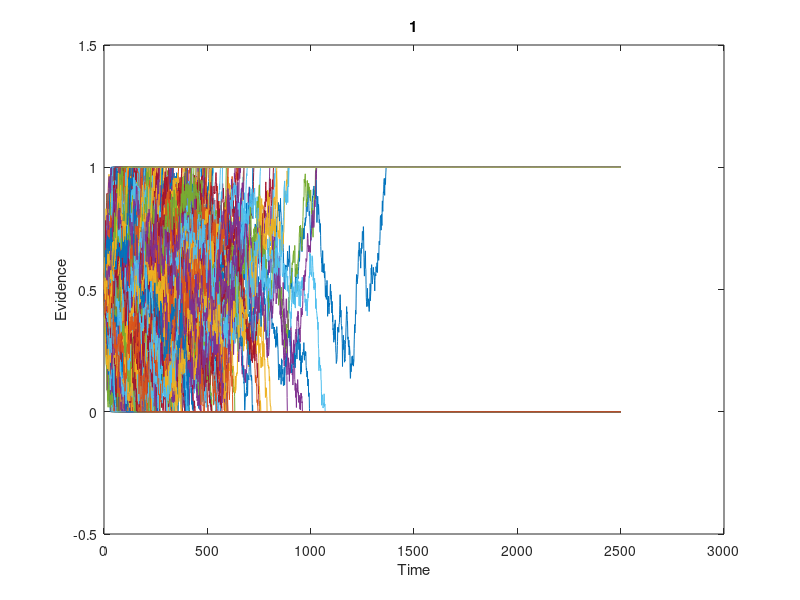
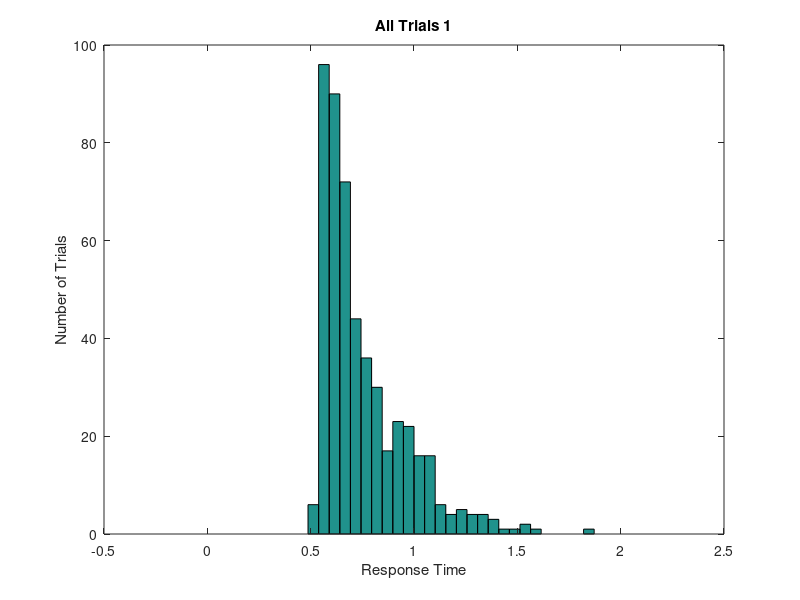

These charts were generated, in order, by the following MATLAB code: (Note: this script raises an error after producing the figures.)
clear; close all; clc;

%fix step size
dt = 0.001;
%parameter 
ntrials = 500; %NUMBER OF RUNS
mu = 0.5;
ndt = 0.5; %NON-DECISION TIME
sd = 1;   %THIS IS VARIABILITY WITHIN THE WALK.  KEEP FIXED AT 1. 
nsteps = 2500; %MAX LENGTH OF WALK.  INCREASE TILL WARNING GOES AWAY
criterion = 1; %CORRECT BOUNDARY LOCATION, INCORRECT IS ZERO 
beta = 0.5; % NORMALIZED BIAS
bias = beta*criterion; %ACTUAL BIAS

%set random number seed 
rng(19680104);
%OUTPUT VARIABLES
sample = zeros(1,nsteps+1);   %This is a single random draw from normal distribution
path = zeros(ntrials,nsteps+1); %This is all the random walks
rt = zeros(ntrials,1);  %These are the rts across trials 
correct = zeros(ntrials,1); %This is accuracy data. ZERO IS WRONG, ONE IS RIGHT
%LOOP OVER ntrials.  
for j = 1:ntrials
    goodpath = 0;
    while goodpath == 0
        drawn_mu = unifrnd(0.01, 0.8, [1,1]);
        draw = normrnd(drawn_mu*dt,sd*sqrt(dt),[1,nsteps]);  %DRAW A WALK
        sample(1) = bias; %START AT BIAS
        sample(2:nsteps+1) = draw; 
        walk = cumsum(sample); %SUM THE WALK.   
        crossbnd = find((walk > criterion) |(walk < 0)); %TEST BOTH BOUNDARIES  
        if ~isempty(crossbnd) %TEST IF IT CROSSED ONE OF THE BOUNDARIES AT LEAST
            goodpath = 1; %WALK IS GOOD, SET TO 1 TO EXIT WHILE LOOP
            path(j,:) = walk; %SAVE THE WALK
        else
            display('Bad Walk') %NOTIFY BAD WALK AND DRAW AGAIN LOWER
        end;
    end;
    rt(j) = crossbnd(1);  %RT IS FIRST CROSSING
    if path(j,rt(j)) > criterion  %TEST IF CORRECT
        path(j,rt(j):end) = criterion; %SET THE REST OF WALK TO BOUNDARY
        correct(j) = 1; %INDICATE CORRECT TRIAL
    else %TRIALIS INCORRECT
        path(j,rt(j):end) = 0; %SET THE REST OF WALK TO ZERO. 
    end; 
    %Add Non-decision time
    rt(j) = rt(j) + ndt/dt;	
end

%compute accuracy
accuracy = mean(correct);  %COMPUTER FRACTION CORRECT
%convert rt to milliseconds
rt = rt*dt;
%plot all the random walks. 
figure
plot(path');
xlabel('Time')
ylabel('Evidence')
title('1')
set(gca,'YLim',[-0.5 criterion+0.5])
%Make a histogram of all random walks. 
figure  
bins = linspace(0,2,40);  
hist(rt,bins);
xlabel('Response Time')
ylabel('Number of Trials')
title('All Trials 1')
%Make a histogram separating correct from incorrect 
errorrt = rt(find(correct == 0));  % THIS IS JUST THE INCORRECT TRIALS
correctrt = rt(find(correct == 1)); %THIS IS JUST THE CORRECT TRIALS
figure
[n1,x] = hist(errorrt, bins); 
[n2,x] = hist(correctrt, bins);
h = bar(x,[n1; n2]);
legend('Error', 'Correct');

xlabel('Response Time')
ylabel('Number of Trials')
avg_time = mean(errorrt)
title(append('Correct vs Error Trials 1', num2str(avg_time)))


%OUTPUT VARIABLES
sample = zeros(1,nsteps+1);   %This is a single random draw from normal distribution
path = zeros(ntrials,nsteps+1); %This is all the random walks
rt = zeros(ntrials,1);  %These are the rts across trials 
correct = zeros(ntrials,1); %This is accuracy data. ZERO IS WRONG, ONE IS RIGHT
%LOOP OVER ntrials.  
for j = 1:ntrials
    goodpath = 0;
    while goodpath == 0
        draw = normrnd(mu*dt,sd*sqrt(dt),[1,nsteps]);  %DRAW A WALK
        beta = unifrnd(0.01, .99, [1,1]); % NORMALIZED BIAS
        bias = beta * criterion; % ACTUAL BIAS
        sample(1) = bias;
        sample(2:nsteps+1) = draw; 
        walk = cumsum(sample); %SUM THE WALK.   
        crossbnd = find((walk > criterion) |(walk < 0)); %TEST BOTH BOUNDARIES  
        if ~isempty(crossbnd) %TEST IF IT CROSSED ONE OF THE BOUNDARIES AT LEAST
            goodpath = 1; %WALK IS GOOD, SET TO 1 TO EXIT WHILE LOOP
            path(j,:) = walk; %SAVE THE WALK
        else
            display('Bad Walk') %NOTIFY BAD WALK AND DRAW AGAIN LOWER
        end;
    end;
    rt(j) = crossbnd(1);  %RT IS FIRST CROSSING
    if path(j,rt(j)) > criterion  %TEST IF CORRECT
        path(j,rt(j):end) = criterion; %SET THE REST OF WALK TO BOUNDARY
        correct(j) = 1; %INDICATE CORRECT TRIAL
    else %TRIALIS INCORRECT
        path(j,rt(j):end) = 0; %SET THE REST OF WALK TO ZERO. 
    end; 
    %Add Non-decision time
    rt(j) = rt(j) + ndt/dt;	
end

%compute accuracy
accuracy = mean(correct);  %COMPUTER FRACTION CORRECT
%convert rt to milliseconds
rt = rt*dt;
%plot all the random walks. 
figure
plot(path');
xlabel('Time')
ylabel('Evidence')
title('2')
set(gca,'YLim',[-0.5 criterion+0.5])
%Make a histogram of all random walks. 
figure  
bins = linspace(0,2,40);  
hist(rt,bins);
xlabel('Response Time')
ylabel('Number of Trials')
title('All Trials 2')
%Make a histogram separating correct from incorrect 
errorrt = rt(find(correct == 0));  % THIS IS JUST THE INCORRECT TRIALS
correctrt = rt(find(correct == 1)); %THIS IS JUST THE CORRECT TRIALS
figure
[n1,x] = hist(errorrt, bins); 
[n2,x] = hist(correctrt, bins);
h = bar(x,[n1; n2]);
legend('Error', 'Correct');

xlabel('Response Time')
ylabel('Number of Trials')
avg_time = mean(errorrt)
title(append('Correct vs Error Trials 2', num2str(avg_time)))
